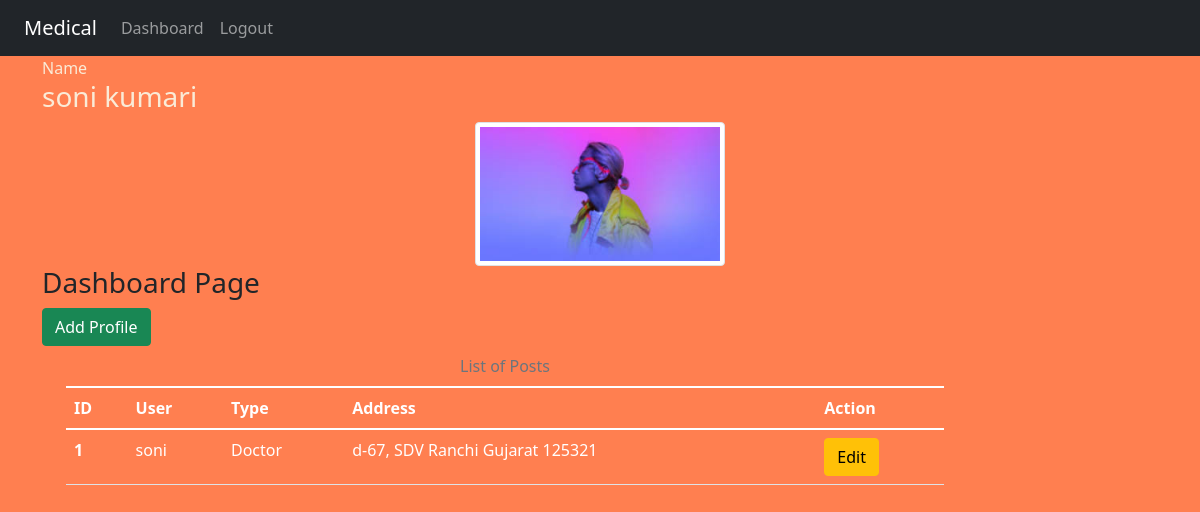
The app's page /dashboard/ (signed in) with its own data.
### app/models.py (models this page shows)
class Profile(models.Model):
    user=models.OneToOneField(User,on_delete=models.CASCADE)
    profile_pic=models.ImageField(upload_to='profileimg',default='profileimg/default.jpg',blank=True)
    type=models.CharField(choices=USER_CHOICE,max_length=20)
    line=models.CharField(max_length=100)
    city=models.CharField(max_length=50)
    state=models.CharField(choices=STATE_CHOICES,max_length=50)
    pincode=models.IntegerField()

### app/views.py (the view)
# urls.py: path('dashboard/',views.dashboard,name='dashboard'),
def dashboard(request):
    try:
        if request.user.is_superuser:
            posts=Profile.objects.all()
            return render(request,'app/dashboard.html',{'posts':posts,'name':request.user.first_name,'name2':request.user.last_name})
        if request.user.is_authenticated:
            posts=Profile.objects.filter(user=request.user.id)
            return render(request,'app/dashboard.html',{'posts':posts,'name':request.user.first_name,'name2':request.user.last_name})
        else:
            return HttpResponseRedirect('/login/')
    except:
        return HttpResponseRedirect('/dashboard/')

### app/templates/app/dashboard.html (shortened to what this page needs)
{% extends 'app/base.html' %}
{% load static %}
{% block side %}
<div class="border-right border-warning h-100">Name</div>
<h3>{{name}} {{name2}}</h3>
<div class="text-center">
  {% for post in posts %}
  <img src="{{post.profile_pic.url}}" alt="profile pic" class="img-thumbnail" width="250px" height="150px">
  {% endfor %}
</div>
{% endblock side %}
{% block content %}
<div class="col-sm-10">
    <h3 class="text-dark">Dashboard Page</h3>
    {% if perms.app.add_profile %}
    <a href="{% url 'addpost' %}" class="btn btn-success">Add Profile</a>
    {% endif %}
    <div class="container">
        <table class="table caption-top text-white">
            <caption class="text-center">List of Posts</caption>
            <thead>
              <tr>
                <th scope="col">ID</th>
                <th scope="col">User</th>
                <th scope="col">Type</th>
                <th scope="col">Address</th>
                <th>Action</th>
              </tr>
            </thead>
            <tbody>
                {% for post in posts %}
              <tr>
                <th scope="row">{{post.id}}</th>
                <td>{{post.user}}</td>
                <td>{{post.type}}</td>
                <td>{{post.line}} {{post.city}} {{post.state}} {{post.pincode}}</td>
                <td>
                {% if perms.app.change_profile %}
                <a href="{% url 'updatepost' post.id %}" class="btn btn-warning">Edit</a>
                {% endif %}
                </td>
              </tr>
              {% endfor %}
            </tbody>
          </table>
    </div>
</div>
{% endblock content%}

### app/static/app/css/style.css (style rules this page uses)
body { background-color: rgb(61, 20, 20); color: antiquewhite; }

### app/templates/app/base.html (style rules this page uses)
body { background-color: coral; }

### records on screen
Profile: profile_pic (picture), id "1", user "soni", type "Doctor", line "d-67, SDV", city "Ranchi", state "Gujarat", pincode "125321"

### other values on screen
{{ name }} "soni"
{{ name2 }} "kumari"
